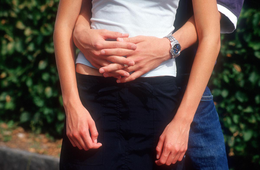
%> input picture SCC/Assignment06/Pics/test.png, 260 x 170 px, shrunk from 1200 x 786 before the run
$ octave assignment6_task3.m   (GNU Octave 9; MATLAB toolbox functions it lacks are replaced by stand-ins)
%> lines starting %> are read from the running program, lines starting %| are printed output that depends on the picture; in (x1, y1, x2, y2) boxes, pixels count from 0 and x2, y2 are one past the last pixel; in counts of white or black regions, pixels touching at a corner belong together; the program's own positions count from 1
### SCC/Assignment06/classifyNearestMean.m
% Scientific Computing SCC@ZHAW, HS 2016
% Author: R閙i Georgiou
% Version: October 2016
%
% Returns a vector alpha with alpha(i) denoting the class asisgned to the
% point of the i-th row of matrix M according to the nearest mean strategy.
%
% input: A, a matrix whose rows can be partitioned into k equally sized
%           sets of points belonging to the same class
%        M, a matrix
%        k, an integer denoting the number of classes
% return: alpha, the distance
% Example: [alpha] = classifyNearestMean(A1, M1, 3)

function [alpha] = classifyNearestMean(A, M, k)
%> called with k = 2

d = size(A,2);
N = size(A,1)/k;

% means matrix stores the mean of each class
means = zeros(k, d);

% T: subset of rows of A belonging to class i
for i=1:k
    T = A((i-1)*N+1:N*i, :);
    for j=1:d
        means(i,j) = mean(T(:, j));
    end
end

distanceToMean = zeros(k,1);

for i=1:size(M,1)
    for j=1:k
        distanceToMean(j) = distance(M(i,:)', means(j,:)');
    end
    [m, alpha(i)] = min(distanceToMean);
end
%> this loop made 44200 passes
%> m on passes 1 to 3: 0.775, 0.763, 0.765
%> after the loop, distanceToMean = [0.801; 1.01]

end

### SCC/Assignment06/classifyNearestNeighbor.m
% Scientific Computing SCC@ZHAW, HS 2016
% Author: R閙i Georgiou
% Version: October 2016
%
% Returns a vector alpha with alpha(i) denoting the class asisgned to the
% point of the i-th row of matrix M according to the Gaussian mixture model.
%
% input: A, a matrix whose rows can be partitioned into k equally sized
%           sets of points belonging to the same class
%        M, a matrix
%        k, an integer denoting the number of classes
% return: alpha, the distance
% Example: [alpha] = classifyNearestNeighbor(A1, M1, 3)

function [alpha] = classifyNearestNeighbor(A, M, k)
%> called with k = 2

d = size(A,2);
N = size(A,1)/k;

% means matrix stores the mean of each class
means = zeros(k, d);

% stores the probability density value for each point p
probDensity = zeros(size(M, 1), k);

% T: subset of rows of A belonging to class i
for i=1:k
    T = A((i-1)*N+1:N*i, :);
    for j=1:d
        means(i,j) = mean(T(:, j));
    end
    covMatrix = cov(T);
    probDensity(:,i) = mvnpdf(M, means(i,:), covMatrix);
end
%> after the loop, means = [0.474 0.475 0.486; 0.766 0.551 0.437]

for i=1:size(M,1)
    [m, alpha(i)] = max(probDensity(i,:));
end
%> this loop made 44200 passes
%> m on passes 1 to 3: 5.63, 6.82, 7.59

end

### SCC/Assignment06/matrix2GreyImage.m
% Scientific Computing SCC@ZHAW, HS 2016
% Author: R閙i Georgiou
% Version: October 2016
%
% Constructs a greyscale image of size r x s.
%
% input: S, a column vector
%        r, width of image
%        s, height of image
% return: image, a greyscale image
% Example: [image] = matrix2GreyImage([0.1; 0.5; 0.4; 0.6], 2, 2)

function [image] = matrix2GreyImage(S, r, s)

image = reshape(S, r, s);

end

### SCC/Assignment06/rgbImage2Matrix.m
% Scientific Computing SCC@ZHAW, HS 2016
% Author: R閙i Georgiou
% Version: October 2016
%
% Returns a vector M of an image by concatenating the columns of the image.
%
% input: image, an RGB image
% return: M, a vector

function [M] = rgbImage2Matrix(image)

% assuming 3 bits color depths
M = reshape(image, size(image, 1) * size(image, 2), 3);

end

### SCC/Assignment06/assignment6_task3.m
% Scientific Computing SCC@ZHAW, HS 2016
% Author: R閙i Georgiou
% Version: 1.0, October 2016
%
% Assignment 6 - Classification & pattern recognition
% Task 3 - Evaluate the algorithms of task 2

format compact; format short; clear all; close all; clc;

load('Datasets/skindata.mat');
load('Datasets/nonskindata.mat');

image = double(imread('Pics/test.png'))./255;
M = rgbImage2Matrix(image);

alpha1 = classifyNearestMean([nonskindata; skindata], M, 2) - 1;
alpha2 = classifyNearestNeighbor([nonskindata; skindata], M, 2) - 1;

x = size(image, 1);
%> x = 170
y = size(image, 2);
%> y = 260

figure('name', 'Nearest mean method');
imshow(matrix2GreyImage(alpha1, x, y))
%> in matrix2GreyImage, `image = reshape(S, r, s);`:
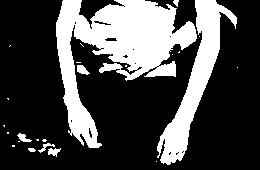
%> image: size 170x260 double; values 0 (black) and 1 (white), 28.6% white; 24 white regions (16 under 20 px), largest, box (x1, y1, x2, y2) and area: (56, 0, 197, 148) 8599, (157, 0, 237, 165) 3651, (77, 65, 90, 75) 81
figure('name', 'Nearest neighbor method');
imshow(matrix2GreyImage(alpha2, x, y))
%> call 2 of matrix2GreyImage, with r = 170, s = 260
%> in matrix2GreyImage (call 2), `image = reshape(S, r, s);`:
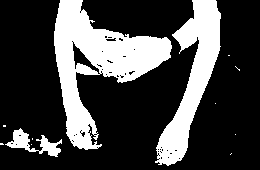
%> image: size 170x260 double; values 0 (black) and 1 (white), 26.6% white; 12 white regions (9 under 20 px), largest, box (x1, y1, x2, y2) and area: (54, 0, 172, 150) 6889, (155, 0, 221, 166) 4244, (5, 128, 62, 157) 601
